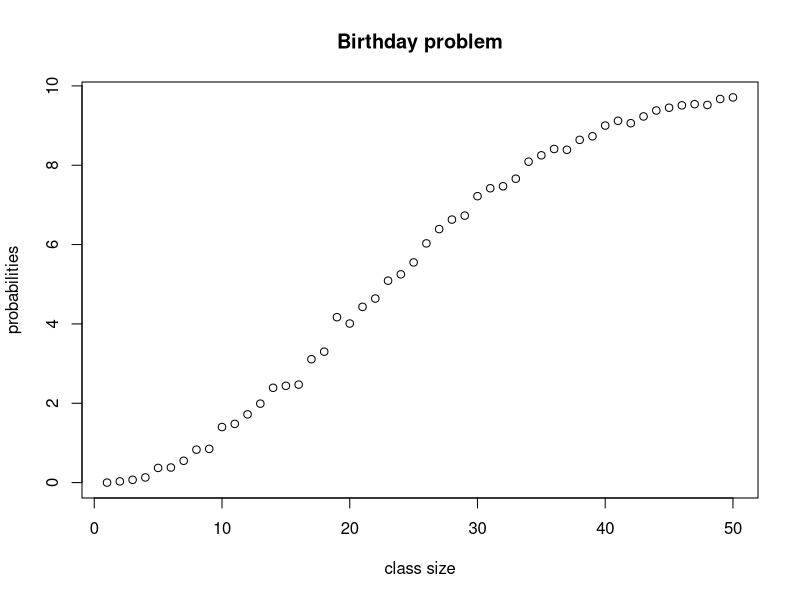

The R script that drew this image:
###hypothesis
probabilities <- c()
for (n in 1:50){
  k <- 0
  for (i in 1:1000) {
    birthday <- sample(365,n,replace=TRUE)
    s <- n - length(unique(birthday))
    k <- k+(s>0)
  }
  probabilities <- c(probabilities,k/100)
}
plot(probabilities,main="Birthday problem",xlab="class size")